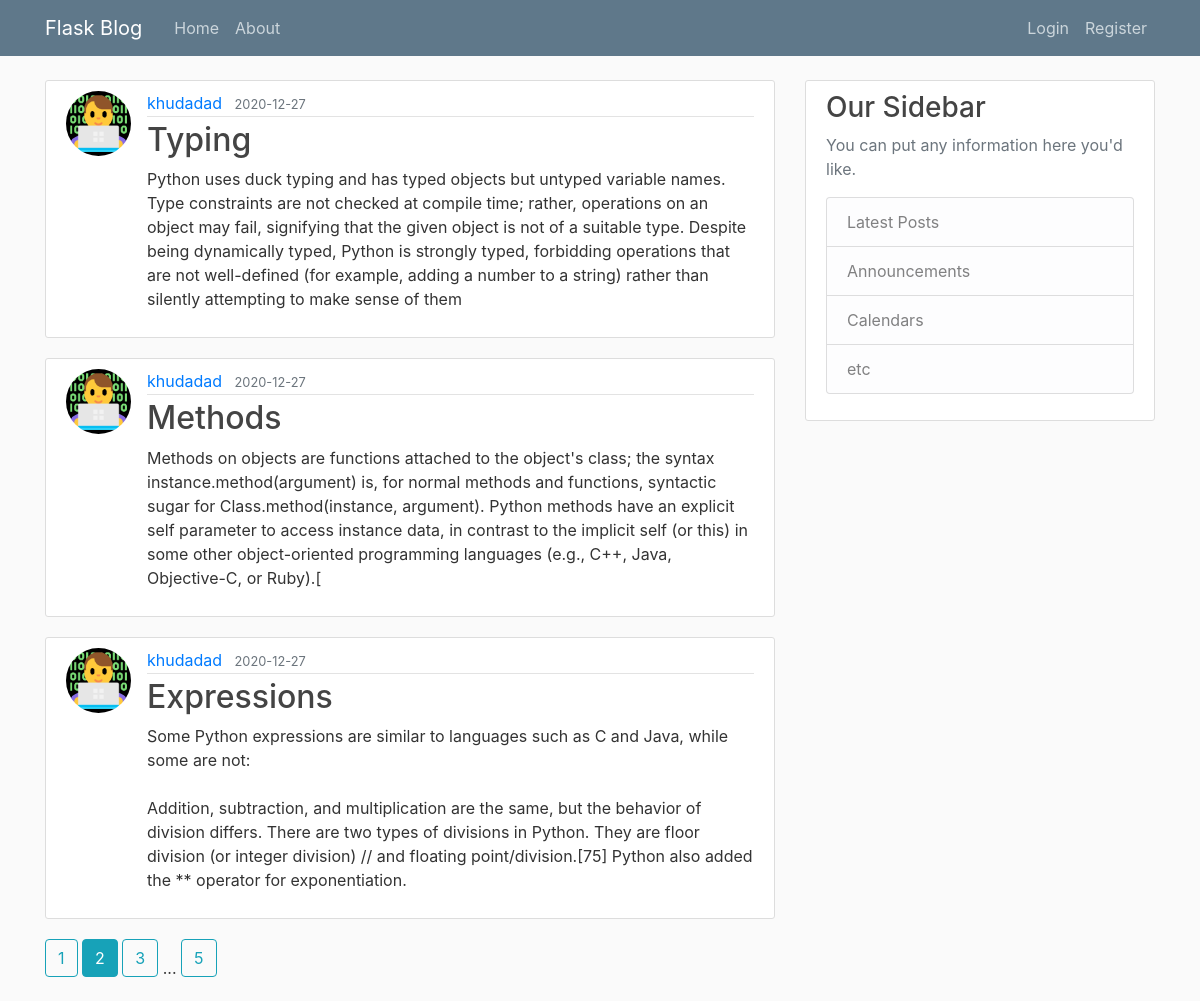
The page /home?page=2 on the database its author committed.
### flaskblog/models.py (models this page shows, shortened)
class Post(db.Model):
    id = db.Column(db.Integer, primary_key=True)
    title = db.Column(db.String(100), nullable=False)
    date_posted = db.Column(db.DateTime, nullable=False, default=datetime.utcnow)
    content = db.Column(db.Text, nullable=False )
    user_id = db.Column(db.Integer, db.ForeignKey('user.id'), nullable=False)

class User(db.Model, UserMixin):
    id = db.Column(db.Integer, primary_key=True)
    username = db.Column(db.String(20), unique = True, nullable=False)
    email = db.Column(db.String(120), unique = True, nullable=False)
    image_file = db.Column(db.String(60), nullable=False, default="default.jpg")
    password = db.Column(db.String(60), nullable=False)
    posts = db.relationship('Post', backref='author', lazy=True)

### flaskblog/main/routes.py (the view)
@main.route("/")
@main.route("/home")
def home():
    page = request.args.get('page',1,type=int)
    posts = Post.query.order_by(Post.date_posted.desc()).paginate(page=page, per_page=3)
    return render_template('home.html', posts = posts,title = 'Home')

### flaskblog/templates/home.html
{% extends 'layout.html' %}
  {% block content %}
    {% for post in posts.items %}
      <article class="media content-section">
        <img class="rounded-circle article-img" src="{{ url_for('static', filename='profile_pic/' + post.author.image_file) }}">
        <div class="media-body">
          <div class="article-metadata">
            <a class="mr-2" href="{{ url_for('users.user_posts',username=post.author.username) }}">{{ post.author.username }}</a>
            <small class="text-muted">{{ post.date_posted.strftime('%Y-%m-%d') }}</small>
          </div>
          <h2><a class="article-title" href="{{ url_for('posts.post',post_id = post.id) }}">{{ post.title }}</a></h2>
          <p class="article-content">{{ post.content }}</p>
        </div>
      </article>
    {% endfor %}
    {% for page_num in posts.iter_pages(left_edge=1, right_edge=1, left_current=1, right_current=2) %}
      {% if page_num %}
        {% if posts.page == page_num %}
          <a class="btn btn-info mb-4" href="{{ url_for('main.home', page=page_num ) }}">{{ page_num }}</a>
        {% else %}
          <a class="btn btn-outline-info mb-4" href="{{ url_for('main.home', page=page_num ) }}">{{ page_num }}</a>
        {% endif %}
      {% else %}
        ...
      {% endif %}
    {% endfor %}
  {% endblock content %}

### flaskblog/static/main.css (style rules this page uses)
body { background: #fafafa; color: #333333; margin-top: 5rem; }
h1, h2, h3, h4, h5, h6 { color: #444444; }
.content-section { background: #ffffff; padding: 10px 20px; border: 1px solid #dddddd; border-radius: 3px; margin-bottom: 20px; }
.article-title { color: #444444; }
.article-content { white-space: pre-line; }
.article-img { height: 65px; width: 65px; margin-right: 16px; }
.article-metadata { padding-bottom: 1px; margin-bottom: 4px; border-bottom: 1px solid #e3e3e3 }

### rows shown on the page
Post: image_file (picture), author.username "khudadad", date_posted "2020-12-27", title "Typing", content "Python uses duck typing and has typed objects but untyped variable names. Type constraints are not checked at compile time; rather, operations on an object may fail, signifying that the given object is not of a suitable type. Despite being dynamically typed, Python is strongly typed, forbidding operations that are not well-defined (for example, adding a number to a string) rather than silently attempting to make sense of them"
Post: image_file (picture), author.username "khudadad", date_posted "2020-12-27", title "Methods", content "Methods on objects are functions attached to the object's class; the syntax instance.method(argument) is, for normal methods and functions, syntactic sugar for Class.method(instance, argument). Python methods have an explicit self parameter to access instance data, in contrast to the implicit self (or this) in some other object-oriented programming languages (e.g., C++, Java, Objective-C, or Ruby).["
Post: image_file (picture), author.username "khudadad", date_posted "2020-12-27", title "Expressions", content "Some Python expressions are similar to languages such as C and Java, while some are not: Addition, subtraction, and multiplication are the same, but the behavior of division differs. There are two types of divisions in Python. They are floor division (or integer division) // and floating point/division.[75] Python also added the ** operator for exponentiation."

### other values the page prints
{{ page_num }} "1" "3" "5"
{{ page_num }} "2"
